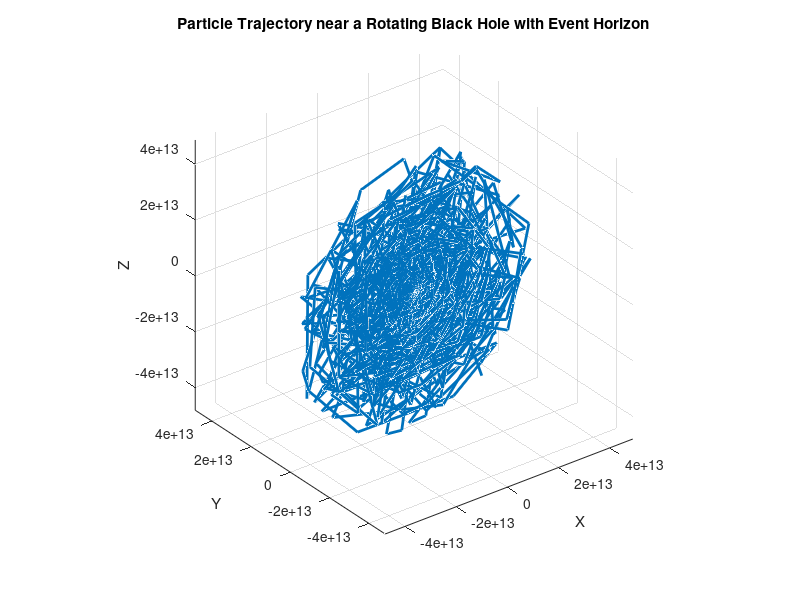

MATLAB code for this plot:
function rotating_black_hole_simulation()
    % Parameters
    G = 1;       % Gravitational constant (set for simplicity)
    M = 1;       % Mass of the black hole (set for simplicity)
    a = 0.9;     % Spin parameter for a rotating black hole
    r_min = 1.0001; % Slightly above the event horizon to avoid singularity

    % Function for particle motion equations
    particle_motion = @(t, y) rotating_black_hole_equations(t, y, G, M, a);

    % Initial conditions (r, theta, phi, radial velocity, angular velocity)
    initial_conditions = [r_min, pi/2, 0, 0, 1e1]; % Adjusting initial radial velocity

    % Time span for simulation
    t_span = linspace(0, 100, 1000);

    % Solve the system of ODEs
    [t, y] = ode45(particle_motion, t_span, initial_conditions);

    % Plot the trajectory in 3D space using spherical coordinates
    figure;
    plot3(y(:, 1).*sin(y(:, 2)).*cos(y(:, 3)), y(:, 1).*sin(y(:, 2)).*sin(y(:, 3)), y(:, 1).*cos(y(:, 2)), 'LineWidth', 2);
    title('Particle Trajectory near a Rotating Black Hole with Event Horizon');
    xlabel('X');
    ylabel('Y');
    zlabel('Z');
    grid on;
    axis equal;
end

function dydt = rotating_black_hole_equations(t, y, G, M, a)
    r = y(1);
    theta = y(2);
    phi = y(3);
    v_r = y(4);
    v_theta = y(5);

    % Enforce a minimum radius to avoid singularity
    r = max(r, 1e-5);

    % Equations of motion with gravitational effects
    dydt = zeros(5, 1);
    dydt(1) = v_r;
    dydt(2) = v_theta / r;
    dydt(3) = 0.1 * sin(2 * t); % Adding a small angular motion for complexity
    dydt(4) = -G * M / r^2;
    dydt(5) = (2 * G * M * a / (r^3)) * sin(theta)^2; % Including the effects of rotation
end
